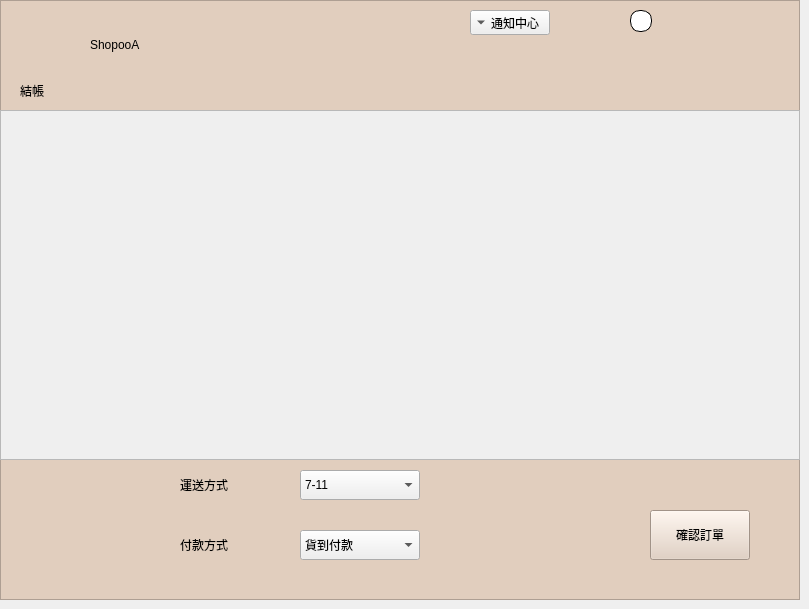
    <widget class="QWidget" name="itemCheakout">
     <widget class="QGraphicsView" name="graphicsView_17">
      <property name="geometry">
       <rect>
        <x>0</x>
        <y>0</y>
        <width>800</width>
        <height>600</height>
       </rect>
      </property>
      <property name="sizePolicy">
       <sizepolicy hsizetype="Expanding" vsizetype="Expanding">
        <horstretch>0</horstretch>
        <verstretch>0</verstretch>
       </sizepolicy>
      </property>
      <property name="styleSheet">
       <string notr="true">background-color: rgb(225, 206, 190);</string>
      </property>
     </widget>
     <widget class="QToolButton" name="toolButton_4">
      <property name="geometry">
       <rect>
        <x>470</x>
        <y>10</y>
        <width>80</width>
        <height>25</height>
       </rect>
      </property>
      <property name="cursor">
       <cursorShape>PointingHandCursor</cursorShape>
      </property>
      <property name="text">
       <string>通知中心</string>
      </property>
      <property name="popupMode">
       <enum>QToolButton::DelayedPopup</enum>
      </property>
      <property name="toolButtonStyle">
       <enum>Qt::ToolButtonTextBesideIcon</enum>
      </property>
      <property name="autoRaise">
       <bool>false</bool>
      </property>
      <property name="arrowType">
       <enum>Qt::DownArrow</enum>
      </property>
     </widget>
     <widget class="ClickableLabel" name="label_131">
      <property name="geometry">
       <rect>
        <x>20</x>
        <y>20</y>
        <width>50</width>
        <height>50</height>
       </rect>
      </property>
      <property name="cursor">
       <cursorShape>PointingHandCursor</cursorShape>
      </property>
      <property name="styleSheet">
       <string notr="true">image: url(:/images/store.png);</string>
      </property>
      <property name="text">
       <string/>
      </property>
     </widget>
     <widget class="QLabel" name="label_132">
      <property name="geometry">
       <rect>
        <x>630</x>
        <y>10</y>
        <width>22</width>
        <height>22</height>
       </rect>
      </property>
      <property name="styleSheet">
       <string notr="true">min-width: 20px;
min-height: 20px;
max-width: 20px;
max-height: 20px;
border-radius:10px;
border: 1px solid black;
background-color: rgb(255, 255, 255);
image: url(:/images/picture.jpg);
</string>
      </property>
      <property name="text">
       <string/>
      </property>
     </widget>
     <widget class="QPushButton" name="pushButton_26">
      <property name="geometry">
       <rect>
        <x>20</x>
        <y>20</y>
        <width>50</width>
        <height>50</height>
       </rect>
      </property>
      <property name="cursor">
       <cursorShape>PointingHandCursor</cursorShape>
      </property>
      <property name="styleSheet">
       <string notr="true">border:none;</string>
      </property>
      <property name="text">
       <string/>
      </property>
     </widget>
     <widget class="QScrollArea" name="scrollArea_3">
      <property name="geometry">
       <rect>
        <x>0</x>
        <y>110</y>
        <width>800</width>
        <height>350</height>
       </rect>
      </property>
      <property name="widgetResizable">
       <bool>true</bool>
      </property>
      <widget class="QWidget" name="scrollAreaWidgetContents_3">
       <property name="geometry">
        <rect>
         <x>0</x>
         <y>0</y>
         <width>775</width>
         <height>348</height>
        </rect>
       </property>
       <property name="sizePolicy">
        <sizepolicy hsizetype="Fixed" vsizetype="Preferred">
         <horstretch>0</horstretch>
         <verstretch>0</verstretch>
        </sizepolicy>
       </property>
       <property name="maximumSize">
        <size>
         <width>775</width>
         <height>16777215</height>
        </size>
       </property>
      </widget>
     </widget>
     <widget class="QLabel" name="label_133">
      <property name="geometry">
       <rect>
        <x>10</x>
        <y>470</y>
        <width>150</width>
        <height>100</height>
       </rect>
      </property>
      <property name="styleSheet">
       <string notr="true">font: 700 14pt &quot;Microsoft JhengHei UI&quot;;</string>
      </property>
      <property name="text">
       <string/>
      </property>
     </widget>
     <widget class="QLabel" name="label_135">
      <property name="geometry">
       <rect>
        <x>90</x>
        <y>30</y>
        <width>120</width>
        <height>30</height>
       </rect>
      </property>
      <property name="styleSheet">
       <string notr="true">font: 700 14pt &quot;Microsoft JhengHei UI&quot;;</string>
      </property>
      <property name="text">
       <string>ShopooA</string>
      </property>
     </widget>
     <widget class="QPushButton" name="pushButton_29">
      <property name="geometry">
       <rect>
        <x>650</x>
        <y>510</y>
        <width>100</width>
        <height>50</height>
       </rect>
      </property>
      <property name="cursor">
       <cursorShape>PointingHandCursor</cursorShape>
      </property>
      <property name="styleSheet">
       <string notr="true">background-color: rgb(225, 206, 190);
font: 700 14pt &quot;Microsoft JhengHei UI&quot;;</string>
      </property>
      <property name="text">
       <string>確認訂單</string>
      </property>
     </widget>
     <widget class="QLabel" name="label_136">
      <property name="geometry">
       <rect>
        <x>180</x>
        <y>470</y>
        <width>100</width>
        <height>30</height>
       </rect>
      </property>
      <property name="styleSheet">
       <string notr="true">font: 700 14pt &quot;Microsoft JhengHei UI&quot;;</string>
      </property>
      <property name="text">
       <string>運送方式</string>
      </property>
     </widget>
     <widget class="QLabel" name="label_137">
      <property name="geometry">
       <rect>
        <x>180</x>
        <y>530</y>
        <width>100</width>
        <height>30</height>
       </rect>
      </property>
      <property name="styleSheet">
       <string notr="true">font: 700 14pt &quot;Microsoft JhengHei UI&quot;;</string>
      </property>
      <property name="text">
       <string>付款方式</string>
      </property>
     </widget>
     <widget class="QComboBox" name="comboBox_4">
      <property name="geometry">
       <rect>
        <x>300</x>
        <y>470</y>
        <width>120</width>
        <height>30</height>
       </rect>
      </property>
      <item>
       <property name="text">
        <string>7-11</string>
       </property>
      </item>
      <item>
       <property name="text">
        <string>全家</string>
       </property>
      </item>
      <item>
       <property name="text">
        <string>萊爾富</string>
       </property>
      </item>
      <item>
       <property name="text">
        <string>宅配</string>
       </property>
      </item>
      <item>
       <property name="text">
        <string>ShopooA店到店</string>
       </property>
      </item>
     </widget>
     <widget class="QComboBox" name="comboBox_5">
      <property name="geometry">
       <rect>
        <x>300</x>
        <y>530</y>
        <width>120</width>
        <height>30</height>
       </rect>
      </property>
      <item>
       <property name="text">
        <string>貨到付款</string>
       </property>
      </item>
      <item>
       <property name="text">
        <string>信用卡</string>
       </property>
      </item>
      <item>
       <property name="text">
        <string>Sho幣</string>
       </property>
      </item>
     </widget>
     <widget class="QLabel" name="label_169">
      <property name="geometry">
       <rect>
        <x>20</x>
        <y>70</y>
        <width>141</width>
        <height>41</height>
       </rect>
      </property>
      <property name="styleSheet">
       <string notr="true">font: 700 20pt &quot;Microsoft JhengHei UI&quot;;</string>
      </property>
      <property name="text">
       <string>結帳</string>
      </property>
     </widget>
    </widget>
